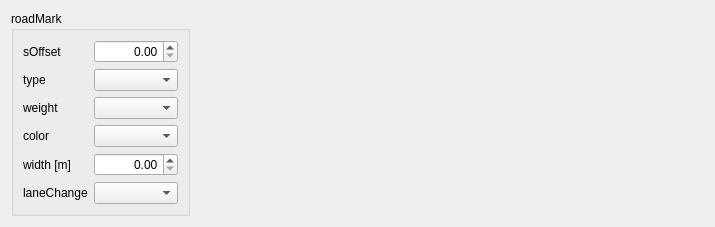
<?xml version="1.0" encoding="UTF-8"?>
<ui version="4.0">
 <class>LaneRoadMarkSettings</class>
 <widget class="QWidget" name="LaneRoadMarkSettings">
  <property name="geometry">
   <rect>
    <x>0</x>
    <y>0</y>
    <width>715</width>
    <height>205</height>
   </rect>
  </property>
  <property name="windowTitle">
   <string>Form</string>
  </property>
  <layout class="QGridLayout" name="gridLayout_2">
   <item row="0" column="1">
    <spacer name="horizontalSpacer">
     <property name="orientation">
      <enum>Qt::Horizontal</enum>
     </property>
     <property name="sizeHint" stdset="0">
      <size>
       <width>468</width>
       <height>20</height>
      </size>
     </property>
    </spacer>
   </item>
   <item row="0" column="0">
    <widget class="QGroupBox" name="groupBox">
     <property name="title">
      <string>roadMark</string>
     </property>
     <layout class="QGridLayout" name="gridLayout">
      <item row="4" column="0">
       <widget class="QLabel" name="weightLabel">
        <property name="text">
         <string>weight</string>
        </property>
       </widget>
      </item>
      <item row="5" column="0">
       <widget class="QLabel" name="colorLabel">
        <property name="text">
         <string>color</string>
        </property>
       </widget>
      </item>
      <item row="6" column="0">
       <widget class="QLabel" name="widthLabel">
        <property name="text">
         <string>width [m]</string>
        </property>
       </widget>
      </item>
      <item row="2" column="0">
       <widget class="QLabel" name="typeLabel">
        <property name="text">
         <string>type</string>
        </property>
       </widget>
      </item>
      <item row="0" column="0">
       <widget class="QLabel" name="offsetLabel">
        <property name="text">
         <string>sOffset</string>
        </property>
       </widget>
      </item>
      <item row="7" column="0">
       <widget class="QLabel" name="laneChangeLabel">
        <property name="text">
         <string>laneChange</string>
        </property>
       </widget>
      </item>
      <item row="2" column="1">
       <widget class="QComboBox" name="typeBox"/>
      </item>
      <item row="0" column="1">
       <widget class="QDoubleSpinBox" name="offsetBox">
        <property name="alignment">
         <set>Qt::AlignRight|Qt::AlignTrailing|Qt::AlignVCenter</set>
        </property>
        <property name="maximum">
         <double>999999999.000000000000000</double>
        </property>
       </widget>
      </item>
      <item row="6" column="1">
       <widget class="QDoubleSpinBox" name="widthBox">
        <property name="alignment">
         <set>Qt::AlignRight|Qt::AlignTrailing|Qt::AlignVCenter</set>
        </property>
        <property name="maximum">
         <double>999999999.000000000000000</double>
        </property>
        <property name="singleStep">
         <double>0.010000000000000</double>
        </property>
       </widget>
      </item>
      <item row="4" column="1">
       <widget class="QComboBox" name="weightBox"/>
      </item>
      <item row="5" column="1">
       <widget class="QComboBox" name="colorBox"/>
      </item>
      <item row="7" column="1">
       <widget class="QComboBox" name="laneChangeBox"/>
      </item>
     </layout>
    </widget>
   </item>
  </layout>
 </widget>
 <resources/>
 <connections/>
</ui>
